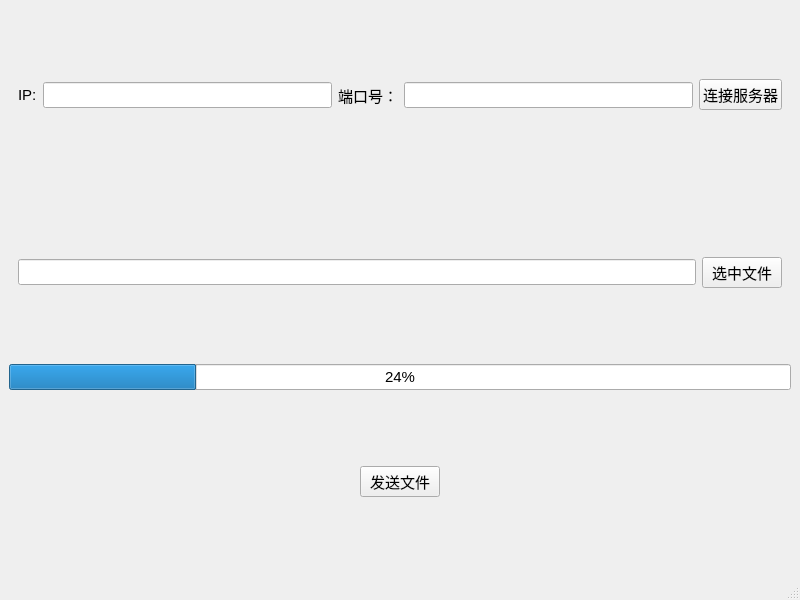
<?xml version="1.0" encoding="UTF-8"?>
<ui version="4.0">
 <class>QtSendFileClient</class>
 <widget class="QMainWindow" name="QtSendFileClient">
  <property name="geometry">
   <rect>
    <x>0</x>
    <y>0</y>
    <width>800</width>
    <height>600</height>
   </rect>
  </property>
  <property name="font">
   <font>
    <family>Arial</family>
    <pointsize>11</pointsize>
   </font>
  </property>
  <property name="windowTitle">
   <string>QtSendFileClient</string>
  </property>
  <widget class="QWidget" name="centralwidget">
   <layout class="QVBoxLayout" name="verticalLayout">
    <item>
     <widget class="QWidget" name="widget" native="true">
      <layout class="QHBoxLayout" name="horizontalLayout">
       <item>
        <widget class="QLabel" name="label">
         <property name="text">
          <string>IP:</string>
         </property>
        </widget>
       </item>
       <item>
        <widget class="QLineEdit" name="m_ip"/>
       </item>
       <item>
        <widget class="QLabel" name="label_2">
         <property name="text">
          <string>端口号：</string>
         </property>
        </widget>
       </item>
       <item>
        <widget class="QLineEdit" name="m_port"/>
       </item>
       <item>
        <widget class="QPushButton" name="m_connectServer">
         <property name="text">
          <string>连接服务器</string>
         </property>
        </widget>
       </item>
      </layout>
     </widget>
    </item>
    <item>
     <widget class="QWidget" name="widget_2" native="true">
      <layout class="QHBoxLayout" name="horizontalLayout_2">
       <item>
        <widget class="QLineEdit" name="m_filePath"/>
       </item>
       <item>
        <widget class="QPushButton" name="m_selFile">
         <property name="text">
          <string>选中文件</string>
         </property>
        </widget>
       </item>
      </layout>
     </widget>
    </item>
    <item>
     <widget class="QProgressBar" name="progressBar">
      <property name="value">
       <number>24</number>
      </property>
     </widget>
    </item>
    <item>
     <widget class="QWidget" name="widget_3" native="true">
      <layout class="QHBoxLayout" name="horizontalLayout_3">
       <item>
        <spacer name="horizontalSpacer">
         <property name="orientation">
          <enum>Qt::Horizontal</enum>
         </property>
         <property name="sizeHint" stdset="0">
          <size>
           <width>327</width>
           <height>20</height>
          </size>
         </property>
        </spacer>
       </item>
       <item>
        <widget class="QPushButton" name="m_sendFile">
         <property name="text">
          <string>发送文件</string>
         </property>
        </widget>
       </item>
       <item>
        <spacer name="horizontalSpacer_2">
         <property name="orientation">
          <enum>Qt::Horizontal</enum>
         </property>
         <property name="sizeHint" stdset="0">
          <size>
           <width>326</width>
           <height>20</height>
          </size>
         </property>
        </spacer>
       </item>
      </layout>
     </widget>
    </item>
   </layout>
  </widget>
  <widget class="QMenuBar" name="menubar">
   <property name="geometry">
    <rect>
     <x>0</x>
     <y>0</y>
     <width>800</width>
     <height>27</height>
    </rect>
   </property>
  </widget>
  <widget class="QStatusBar" name="statusbar"/>
 </widget>
 <resources/>
 <connections/>
</ui>
